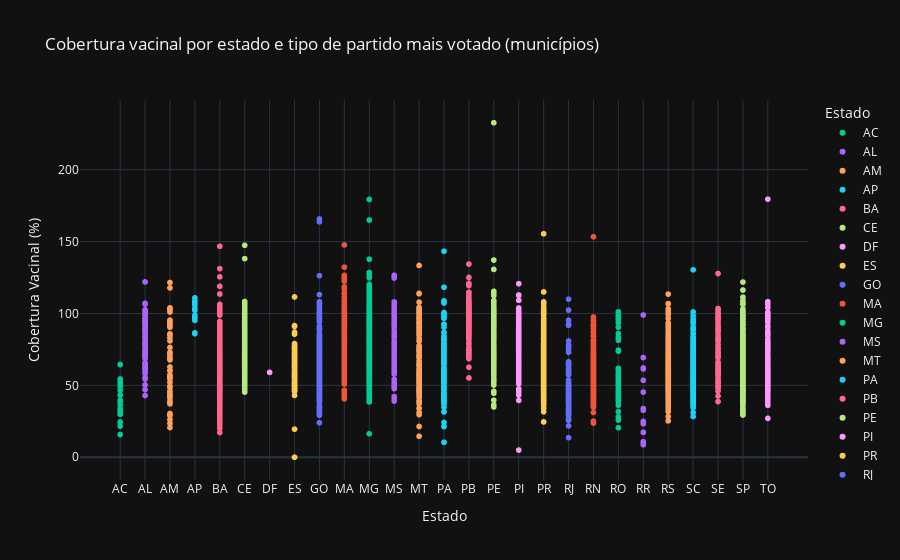

Source (notebook cell):
### Code cell
fig = px.scatter(
    df,
    x='UF',
    y='COBERTURA_VACINAL',
    color='UF',
    hover_data=['MUNICIPIO', 'SG_PARTIDO'],
    title='Cobertura vacinal por estado e tipo de partido mais votado (municípios)',
    labels={'COBERTURA_VACINAL': 'Cobertura Vacinal (%)', 'UF': 'Estado'},
    color_discrete_map={'Antivacina': 'red', 'Outros': 'green'}
)

fig.show()

### Figure 1 — Plotly figure (JSON) as saved in the notebook; plotly's stock layout.template omitted (floating-point values rounded to 4 significant figures; data arrays with more than 128 entries replaced by an {"elided": "..."} marker saying what was removed)
{"data": [{"customdata": [["MARECHAL THAUMATURGO", "PL"], ["MANOEL URBANO", "PL"], ["CRUZEIRO DO SUL", "PL"], ["PORTO WALTER", "PT"], ["SENADOR GUIOMARD", "PL"], ["TARAUACÁ", "PT"], ["EPITACIOLÂNDIA", "PL"], ["BRASILÉIA", "PL"], ["RODRIGUES ALVES", "PL"], ["ACRELÂNDIA", "PL"], ["PLÁCIDO DE CASTRO", "PL"], ["XAPURI", "PT"], ["FEIJÓ", "PT"], ["BUJARI", "PL"], ["MÂNCIO LIMA", "PL"], ["JORDÃO", "PT"], ["SENA MADUREIRA", "PL"], ["ASSIS BRASIL", "PT"], ["PORTO ACRE", "PL"], ["SANTA ROSA DO PURUS", "PT"], ["RIO BRANCO", "PL"], ["CAPIXABA", "PL"]], "hovertemplate": "Estado=%{x}<br>Cobertura Vacinal (%)=%{y}<br>MUNICIPIO=%{customdata[0]}<br>SG_PARTIDO=%{customdata[1]}<extra></extra>", "legendgroup": "AC", "marker": {"color": "#00cc96", "symbol": "circle"}, "mode": "markers", "name": "AC", "showlegend": true, "x": ["AC", "AC", "AC", "AC", "AC", "AC", "AC", "AC", "AC", "AC", "AC", "AC", "AC", "AC", "AC", "AC", "AC", "AC", "AC", "AC", "AC", "AC"], "xaxis": "x", "y": [64.5, 54.43, 52.36, 51.01, 49.3, 46.72, 43.39, 43.17, 39.6, 38.97, 38.93, 36.52, 33.82, 32.86, 31.74, 31.18, 30.18, 30.02, 29.92, 24.54, 21.6, 15.83], "yaxis": "y", "type": "scattergl"}, {"customdata": {"elided": "98x2 str values"}, "hovertemplate": "Estado=%{x}<br>Cobertura Vacinal (%)=%{y}<br>MUNICIPIO=%{customdata[0]}<br>SG_PARTIDO=%{customdata[1]}<extra></extra>", "legendgroup": "AL", "marker": {"color": "#ab63fa", "symbol": "circle"}, "mode": "markers", "name": "AL", "showlegend": true, "x": ["AL", "AL", "AL", "AL", "AL", "AL", "AL", "AL", "AL", "AL", "AL", "AL", "AL", "AL", "AL", "AL", "AL", "AL", "AL", "AL", "AL", "AL", "AL", "AL", "AL", "AL", "AL", "AL", "AL", "AL", "AL", "AL", "AL", "AL", "AL", "AL", "AL", "AL", "AL", "AL", "AL", "AL", "AL", "AL", "AL", "AL", "AL", "AL", "AL", "AL", "AL", "AL", "AL", "AL", "AL", "AL", "AL", "AL", "AL", "AL", "AL", "AL", "AL", "AL", "AL", "AL", "AL", "AL", "AL", "AL", "AL", "AL", "AL", "AL", "AL", "AL", "AL", "AL", "AL", "AL", "AL", "AL", "AL", "AL", "AL", "AL", "AL", "AL", "AL", "AL", "AL", "AL", "AL", "AL", "AL", "AL", "AL", "AL"], "xaxis": "x", "y": [121.9, 107.0, 106.5, 102.6, 101.8, 101.8, 100.9, 99.84, 99.64, 98.92, 98.58, 97.04, 96.54, 96.22, 96.05, 95.55, 95.34, 95.13, 94.94, 94.81, 94.37, 93.64, 93.6, 93.14, 92.93, 92.28, 91.93, 91.44, 91.37, 89.64, 89.58, 88.97, 88.47, 88.15, 87.61, 87.01, 86.55, 86.4, 84.58, 84.24, 83.75, 83.13, 82.62, 80.93, 80.09, 79.86, 79.85, 79.69, 79.5, 78.53, 77.64, 77.04, 76.46, 74.83, 74.76, 74.48, 74.37, 73.89, 73.45, 73.17, 72.96, 72.84, 72.21, 71.81, 71.25, 70.88, 70.85, 70.71, 70.42, 70.05, 69.87, 69.42, 69.09, 69.06, 68.79, 65.81, 65.54, 65.54, 64.84, 64.59, 64.28, 63.35, 62.78, 62.77, 62.47, 62.39, 61.63, 61.36, 60.63, 60.34, 59.24, 58.16, 55.33, 54.65, 54.36, 50.33, 47.07, 42.94], "yaxis": "y", "type": "scattergl"}, {"customdata": [["TONANTINS", "PT"], ["HUMAITÁ", "UNIÃO"], ["SILVES", "PT"], ["MANICORÉ", "UNIÃO"], ["TEFÉ", "UNIÃO"], ["IRANDUBA", "PL"], ["ANORI", "PL"], ["CAREIRO", "PT"], ["URUCARÁ", "UNIÃO"], ["ALVARÃES", "PT"], ["BERURI", "UNIÃO"], ["BOA VISTA DO RAMOS", "UNIÃO"], ["SÃO PAULO DE OLIVENÇA", "PT"], ["EIRUNEPÉ", "UNIÃO"], ["NOVO ARIPUANÃ", "PT"], ["FONTE BOA", "PT"], ["SANTA ISABEL DO RIO NEGRO", "UNIÃO"], ["MANAUS", "PL"], ["SÃO GABRIEL DA CACHOEIRA", "PT"], ["MAUÉS", "PT"], ["SANTO ANTÔNIO DO IÇÁ", "PT"], ["CARAUARI", "PT"], ["AMATURÁ", "UNIÃO"], ["BENJAMIN CONSTANT", "PT"], ["LÁBREA", "PT"], ["JUTAÍ", "PT"], ["CODAJÁS", "UNIÃO"], ["TABATINGA", "UNIÃO"], ["AUTAZES", "UNIÃO"], ["COARI", "UNIÃO"], ["ITAPIRANGA", "UNIÃO"], ["MANACAPURU", "PL"], ["IPIXUNA", "MDB"], ["ANAMÃ", "UNIÃO"], ["URUCURITUBA", "PT"], ["BARREIRINHA", "PT"], ["PARINTINS", "PT"], ["NHAMUNDÁ", "PT"], ["NOVO AIRÃO", "UNIÃO"], ["UARINI", "PT"], ["JAPURÁ", "UNIÃO"], ["APUÍ", "UNIÃO"], ["SÃO SEBASTIÃO DO UATUMÃ", "UNIÃO"], ["CAAPIRANGA", "UNIÃO"], ["CAREIRO DA VÁRZEA", "UNIÃO"], ["JURUÁ", "UNIÃO"], ["ITACOATIARA", "PT"], ["CANUTAMA", "UNIÃO"], ["RIO PRETO DA EVA", "UNIÃO"], ["PRESIDENTE FIGUEIREDO", "UNIÃO"], ["MARAÃ", "UNIÃO"], ["BORBA", "UNIÃO"], ["PAUINI", "UNIÃO"], ["ENVIRA", "UNIÃO"], ["GUAJARÁ", "UNIÃO"], ["BARCELOS", "UNIÃO"], ["ATALAIA DO NORTE", "PT"], ["BOCA DO ACRE", "UNIÃO"], ["NOVA OLINDA DO NORTE", "PT"], ["MANAQUIRI", "UNIÃO"], ["ITAMARATI", "MDB"], ["TAPAUÁ", "UNIÃO"]], "hovertemplate": "Estado=%{x}<br>Cobertura Vacinal (%)=%{y}<br>MUNICIPIO=%{customdata[0]}<br>SG_PARTIDO=%{customdata[1]}<extra></extra>", "legendgroup": "AM", "marker": {"color": "#FFA15A", "symbol": "circle"}, "mode": "markers", "name": "AM", "showlegend": true, "x": ["AM", "AM", "AM", "AM", "AM", "AM", "AM", "AM", "AM", "AM", "AM", "AM", "AM", "AM", "AM", "AM", "AM", "AM", "AM", "AM", "AM", "AM", "AM", "AM", "AM", "AM", "AM", "AM", "AM", "AM", "AM", "AM", "AM", "AM", "AM", "AM", "AM", "AM", "AM", "AM", "AM", "AM", "AM", "AM", "AM", "AM", "AM", "AM", "AM", "AM", "AM", "AM", "AM", "AM", "AM", "AM", "AM", "AM", "AM", "AM", "AM", "AM"], "xaxis": "x", "y": [121.6, 117.8, 103.9, 103.8, 103.6, 103.5, 102.3, 101.0, 95.35, 94.43, 93.51, 93.38, 93.2, 93.12, 91.71, 90.41, 85.84, 85.03, 84.79, 82.92, 80.95, 76.37, 73.0, 72.51, 72.34, 72.05, 71.61, 70.18, 68.68, 67.73, 62.77, 60.42, 60.37, 60.21, 57.29, 56.74, 56.73, 55.6, 55.41, 55.27, 54.83, 54.83, 52.17, 49.52, 49.26, 48.61, 46.13, 44.86, 43.18, 43.08, 42.5, 41.05, 38.84, 38.17, 37.14, 30.4, 29.52, 28.97, 28.95, 26.1, 23.48, 20.67], "yaxis": "y", "type": "scattergl"}, {"customdata": [["OIAPOQUE", "PT"], ["CALÇOENE", "PT"], ["FERREIRA GOMES", "PL"], ["TARTARUGALZINHO", "PT"], ["VITÓRIA DO JARI", "PT"], ["SANTANA", "PL"], ["AMAPÁ", "PT"], ["ITAUBAL", "PL"], ["PRACUÚBA", "PT"], ["PEDRA BRANCA DO AMAPARI", "PT"], ["CUTIAS", "PT"], ["MACAPÁ", "PL"], ["PORTO GRANDE", "PT"], ["LARANJAL DO JARI", "PT"], ["MAZAGÃO", "PT"], ["SERRA DO NAVIO", "PL"]], "hovertemplate": "Estado=%{x}<br>Cobertura Vacinal (%)=%{y}<br>MUNICIPIO=%{customdata[0]}<br>SG_PARTIDO=%{customdata[1]}<extra></extra>", "legendgroup": "AP", "marker": {"color": "#19d3f3", "symbol": "circle"}, "mode": "markers", "name": "AP", "showlegend": true, "x": ["AP", "AP", "AP", "AP", "AP", "AP", "AP", "AP", "AP", "AP", "AP", "AP", "AP", "AP", "AP", "AP"], "xaxis": "x", "y": [110.9, 108.7, 107.2, 106.8, 106.0, 105.9, 103.5, 102.5, 102.3, 98.71, 97.4, 97.22, 96.67, 95.2, 86.49, 85.98], "yaxis": "y", "type": "scattergl"}, {"customdata": {"elided": "413x2 str values"}, "hovertemplate": "Estado=%{x}<br>Cobertura Vacinal (%)=%{y}<br>MUNICIPIO=%{customdata[0]}<br>SG_PARTIDO=%{customdata[1]}<extra></extra>", "legendgroup": "BA", "marker": {"color": "#FF6692", "symbol": "circle"}, "mode": "markers", "name": "BA", "showlegend": true, "x": {"elided": "413 str values"}, "xaxis": "x", "y": {"elided": "413 float values"}, "yaxis": "y", "type": "scattergl"}, {"customdata": {"elided": "184x2 str values"}, "hovertemplate": "Estado=%{x}<br>Cobertura Vacinal (%)=%{y}<br>MUNICIPIO=%{customdata[0]}<br>SG_PARTIDO=%{customdata[1]}<extra></extra>", "legendgroup": "CE", "marker": {"color": "#B6E880", "symbol": "circle"}, "mode": "markers", "name": "CE", "showlegend": true, "x": {"elided": "184 str values"}, "xaxis": "x", "y": {"elided": "184 float values"}, "yaxis": "y", "type": "scattergl"}, {"customdata": [["BRASÍLIA", "PL"]], "hovertemplate": "Estado=%{x}<br>Cobertura Vacinal (%)=%{y}<br>MUNICIPIO=%{customdata[0]}<br>SG_PARTIDO=%{customdata[1]}<extra></extra>", "legendgroup": "DF", "marker": {"color": "#FF97FF", "symbol": "circle"}, "mode": "markers", "name": "DF", "showlegend": true, "x": ["DF"], "xaxis": "x", "y": [59.03], "yaxis": "y", "type": "scattergl"}, {"customdata": {"elided": "77x2 str values"}, "hovertemplate": "Estado=%{x}<br>Cobertura Vacinal (%)=%{y}<br>MUNICIPIO=%{customdata[0]}<br>SG_PARTIDO=%{customdata[1]}<extra></extra>", "legendgroup": "ES", "marker": {"color": "#FECB52", "symbol": "circle"}, "mode": "markers", "name": "ES", "showlegend": true, "x": ["ES", "ES", "ES", "ES", "ES", "ES", "ES", "ES", "ES", "ES", "ES", "ES", "ES", "ES", "ES", "ES", "ES", "ES", "ES", "ES", "ES", "ES", "ES", "ES", "ES", "ES", "ES", "ES", "ES", "ES", "ES", "ES", "ES", "ES", "ES", "ES", "ES", "ES", "ES", "ES", "ES", "ES", "ES", "ES", "ES", "ES", "ES", "ES", "ES", "ES", "ES", "ES", "ES", "ES", "ES", "ES", "ES", "ES", "ES", "ES", "ES", "ES", "ES", "ES", "ES", "ES", "ES", "ES", "ES", "ES", "ES", "ES", "ES", "ES", "ES", "ES", "ES"], "xaxis": "x", "y": [111.5, 91.57, 90.94, 87.0, 85.61, 79.05, 77.99, 76.7, 76.56, 75.93, 75.89, 75.69, 75.23, 75.04, 74.26, 72.83, 72.68, 71.94, 71.48, 70.45, 70.11, 70.01, 69.94, 69.74, 68.3, 68.15, 67.15, 65.96, 65.7, 64.91, 64.81, 64.47, 63.41, 63.35, 63.05, 63.02, 62.4, 62.37, 62.19, 60.57, 60.46, 59.9, 58.69, 57.95, 57.69, 57.42, 56.76, 56.27, 56.21, 56.02, 55.77, 55.48, 55.2, 54.82, 54.77, 53.45, 52.33, 51.96, 51.52, 51.44, 50.76, 50.28, 49.53, 49.38, 48.84, 47.71, 47.63, 47.49, 47.36, 46.25, 45.93, 45.78, 42.98, 19.54, 0.0, 0.0, 0.0], "yaxis": "y", "type": "scattergl"}, {"customdata": {"elided": "243x2 str values"}, "hovertemplate": "Estado=%{x}<br>Cobertura Vacinal (%)=%{y}<br>MUNICIPIO=%{customdata[0]}<br>SG_PARTIDO=%{customdata[1]}<extra></extra>", "legendgroup": "GO", "marker": {"color": "#636efa", "symbol": "circle"}, "mode": "markers", "name": "GO", "showlegend": true, "x": {"elided": "243 str values"}, "xaxis": "x", "y": {"elided": "243 float values"}, "yaxis": "y", "type": "scattergl"}, {"customdata": {"elided": "216x2 str values"}, "hovertemplate": "Estado=%{x}<br>Cobertura Vacinal (%)=%{y}<br>MUNICIPIO=%{customdata[0]}<br>SG_PARTIDO=%{customdata[1]}<extra></extra>", "legendgroup": "MA", "marker": {"color": "#EF553B", "symbol": "circle"}, "mode": "markers", "name": "MA", "showlegend": true, "x": {"elided": "216 str values"}, "xaxis": "x", "y": {"elided": "216 float values"}, "yaxis": "y", "type": "scattergl"}, {"customdata": {"elided": "848x2 str values"}, "hovertemplate": "Estado=%{x}<br>Cobertura Vacinal (%)=%{y}<br>MUNICIPIO=%{customdata[0]}<br>SG_PARTIDO=%{customdata[1]}<extra></extra>", "legendgroup": "MG", "marker": {"color": "#00cc96", "symbol": "circle"}, "mode": "markers", "name": "MG", "showlegend": true, "x": {"elided": "848 str values"}, "xaxis": "x", "y": {"elided": "848 float values"}, "yaxis": "y", "type": "scattergl"}, {"customdata": {"elided": "79x2 str values"}, "hovertemplate": "Estado=%{x}<br>Cobertura Vacinal (%)=%{y}<br>MUNICIPIO=%{customdata[0]}<br>SG_PARTIDO=%{customdata[1]}<extra></extra>", "legendgroup": "MS", "marker": {"color": "#ab63fa", "symbol": "circle"}, "mode": "markers", "name": "MS", "showlegend": true, "x": ["MS", "MS", "MS", "MS", "MS", "MS", "MS", "MS", "MS", "MS", "MS", "MS", "MS", "MS", "MS", "MS", "MS", "MS", "MS", "MS", "MS", "MS", "MS", "MS", "MS", "MS", "MS", "MS", "MS", "MS", "MS", "MS", "MS", "MS", "MS", "MS", "MS", "MS", "MS", "MS", "MS", "MS", "MS", "MS", "MS", "MS", "MS", "MS", "MS", "MS", "MS", "MS", "MS", "MS", "MS", "MS", "MS", "MS", "MS", "MS", "MS", "MS", "MS", "MS", "MS", "MS", "MS", "MS", "MS", "MS", "MS", "MS", "MS", "MS", "MS", "MS", "MS", "MS", "MS"], "xaxis": "x", "y": [126.6, 125.6, 125.4, 124.7, 108.0, 106.3, 105.3, 104.6, 104.3, 104.1, 103.2, 101.1, 99.25, 99.03, 98.75, 98.31, 97.45, 97.39, 97.03, 95.94, 95.76, 93.92, 93.22, 92.87, 92.48, 92.33, 92.18, 92.09, 91.99, 91.12, 90.39, 88.0, 86.53, 84.69, 83.47, 80.99, 79.83, 79.78, 79.47, 79.36, 77.83, 77.51, 77.31, 75.55, 74.51, 73.81, 71.72, 71.59, 71.09, 70.37, 69.63, 69.04, 68.68, 67.45, 65.99, 65.69, 64.14, 64.03, 62.59, 62.07, 61.67, 61.45, 60.54, 59.38, 59.1, 58.88, 57.9, 54.19, 52.28, 51.31, 51.26, 49.94, 49.37, 49.25, 49.08, 47.68, 42.21, 41.12, 39.11], "yaxis": "y", "type": "scattergl"}, {"customdata": {"elided": "136x2 str values"}, "hovertemplate": "Estado=%{x}<br>Cobertura Vacinal (%)=%{y}<br>MUNICIPIO=%{customdata[0]}<br>SG_PARTIDO=%{customdata[1]}<extra></extra>", "legendgroup": "MT", "marker": {"color": "#FFA15A", "symbol": "circle"}, "mode": "markers", "name": "MT", "showlegend": true, "x": {"elided": "136 str values"}, "xaxis": "x", "y": {"elided": "136 float values"}, "yaxis": "y", "type": "scattergl"}, {"customdata": {"elided": "141x2 str values"}, "hovertemplate": "Estado=%{x}<br>Cobertura Vacinal (%)=%{y}<br>MUNICIPIO=%{customdata[0]}<br>SG_PARTIDO=%{customdata[1]}<extra></extra>", "legendgroup": "PA", "marker": {"color": "#19d3f3", "symbol": "circle"}, "mode": "markers", "name": "PA", "showlegend": true, "x": {"elided": "141 str values"}, "xaxis": "x", "y": {"elided": "141 float values"}, "yaxis": "y", "type": "scattergl"}, {"customdata": {"elided": "221x2 str values"}, "hovertemplate": "Estado=%{x}<br>Cobertura Vacinal (%)=%{y}<br>MUNICIPIO=%{customdata[0]}<br>SG_PARTIDO=%{customdata[1]}<extra></extra>", "legendgroup": "PB", "marker": {"color": "#FF6692", "symbol": "circle"}, "mode": "markers", "name": "PB", "showlegend": true, "x": {"elided": "221 str values"}, "xaxis": "x", "y": {"elided": "221 float values"}, "yaxis": "y", "type": "scattergl"}, {"customdata": {"elided": "185x2 str values"}, "hovertemplate": "Estado=%{x}<br>Cobertura Vacinal (%)=%{y}<br>MUNICIPIO=%{customdata[0]}<br>SG_PARTIDO=%{customdata[1]}<extra></extra>", "legendgroup": "PE", "marker": {"color": "#B6E880", "symbol": "circle"}, "mode": "markers", "name": "PE", "showlegend": true, "x": {"elided": "185 str values"}, "xaxis": "x", "y": {"elided": "185 float values"}, "yaxis": "y", "type": "scattergl"}, {"customdata": {"elided": "220x2 str values"}, "hovertemplate": "Estado=%{x}<br>Cobertura Vacinal (%)=%{y}<br>MUNICIPIO=%{customdata[0]}<br>SG_PARTIDO=%{customdata[1]}<extra></extra>", "legendgroup": "PI", "marker": {"color": "#FF97FF", "symbol": "circle"}, "mode": "markers", "name": "PI", "showlegend": true, "x": {"elided": "220 str values"}, "xaxis": "x", "y": {"elided": "220 float values"}, "yaxis": "y", "type": "scattergl"}, {"customdata": {"elided": "392x2 str values"}, "hovertemplate": "Estado=%{x}<br>Cobertura Vacinal (%)=%{y}<br>MUNICIPIO=%{customdata[0]}<br>SG_PARTIDO=%{customdata[1]}<extra></extra>", "legendgroup": "PR", "marker": {"color": "#FECB52", "symbol": "circle"}, "mode": "markers", "name": "PR", "showlegend": true, "x": {"elided": "392 str values"}, "xaxis": "x", "y": {"elided": "392 float values"}, "yaxis": "y", "type": "scattergl"}, {"customdata": {"elided": "92x2 str values"}, "hovertemplate": "Estado=%{x}<br>Cobertura Vacinal (%)=%{y}<br>MUNICIPIO=%{customdata[0]}<br>SG_PARTIDO=%{customdata[1]}<extra></extra>", "legendgroup": "RJ", "marker": {"color": "#636efa", "symbol": "circle"}, "mode": "markers", "name": "RJ", "showlegend": true, "x": ["RJ", "RJ", "RJ", "RJ", "RJ", "RJ", "RJ", "RJ", "RJ", "RJ", "RJ", "RJ", "RJ", "RJ", "RJ", "RJ", "RJ", "RJ", "RJ", "RJ", "RJ", "RJ", "RJ", "RJ", "RJ", "RJ", "RJ", "RJ", "RJ", "RJ", "RJ", "RJ", "RJ", "RJ", "RJ", "RJ", "RJ", "RJ", "RJ", "RJ", "RJ", "RJ", "RJ", "RJ", "RJ", "RJ", "RJ", "RJ", "RJ", "RJ", "RJ", "RJ", "RJ", "RJ", "RJ", "RJ", "RJ", "RJ", "RJ", "RJ", "RJ", "RJ", "RJ", "RJ", "RJ", "RJ", "RJ", "RJ", "RJ", "RJ", "RJ", "RJ", "RJ", "RJ", "RJ", "RJ", "RJ", "RJ", "RJ", "RJ", "RJ", "RJ", "RJ", "RJ", "RJ", "RJ", "RJ", "RJ", "RJ", "RJ", "RJ", "RJ"], "xaxis": "x", "y": [110.0, 102.4, 95.37, 92.78, 91.78, 80.88, 78.11, 76.84, 75.27, 73.01, 66.37, 66.3, 65.3, 64.66, 63.41, 63.34, 60.94, 60.77, 59.92, 59.15, 58.34, 58.06, 58.05, 57.89, 57.24, 53.58, 51.9, 51.32, 51.09, 50.46, 50.32, 48.99, 48.74, 47.89, 47.74, 47.49, 47.37, 46.59, 46.25, 45.62, 45.57, 45.4, 45.4, 45.2, 45.07, 44.61, 44.38, 44.01, 43.99, 43.73, 43.72, 43.71, 43.66, 43.31, 42.93, 42.43, 42.33, 41.84, 41.71, 41.27, 41.23, 40.66, 40.47, 40.2, 40.13, 39.85, 38.88, 38.76, 38.63, 38.5, 38.31, 38.1, 38.02, 36.74, 36.54, 35.05, 33.54, 33.34, 32.43, 32.36, 31.95, 31.64, 31.57, 31.55, 30.69, 29.23, 26.94, 26.43, 25.92, 25.65, 21.83, 13.62], "yaxis": "y", "type": "scattergl"}, {"customdata": {"elided": "162x2 str values"}, "hovertemplate": "Estado=%{x}<br>Cobertura Vacinal (%)=%{y}<br>MUNICIPIO=%{customdata[0]}<br>SG_PARTIDO=%{customdata[1]}<extra></extra>", "legendgroup": "RN", "marker": {"color": "#EF553B", "symbol": "circle"}, "mode": "markers", "name": "RN", "showlegend": true, "x": {"elided": "162 str values"}, "xaxis": "x", "y": {"elided": "162 float values"}, "yaxis": "y", "type": "scattergl"}, {"customdata": [["NOVA MAMORÉ", "PL"], ["SÃO MIGUEL DO GUAPORÉ", "PL"], ["CABIXI", "PL"], ["CEREJEIRAS", "PL"], ["CORUMBIARA", "PL"], ["NOVA UNIÃO", "PL"], ["CANDEIAS DO JAMARI", "PL"], ["SÃO FRANCISCO DO GUAPORÉ", "PL"], ["PIMENTEIRAS DO OESTE", "PL"], ["RIO CRESPO", "PL"], ["CASTANHEIRAS", "PL"], ["TEIXEIRÓPOLIS", "PL"], ["CACAULÂNDIA", "PL"], ["CACOAL", "PL"], ["JI-PARANÁ", "PL"], ["ARIQUEMES", "PL"], ["MONTE NEGRO", "PL"], ["ALTO ALEGRE DOS PARECIS", "PL"], ["CAMPO NOVO DE RONDÔNIA", "PL"], ["CHUPINGUAIA", "PL"], ["PARECIS", "PL"], ["BURITIS", "PL"], ["NOVO HORIZONTE DO OESTE", "PL"], ["PRIMAVERA DE RONDÔNIA", "PL"], ["GOVERNADOR JORGE TEIXEIRA", "PL"], ["ROLIM DE MOURA", "PL"], ["VALE DO ANARI", "PL"], ["PRESIDENTE MÉDICI", "PL"], ["MINISTRO ANDREAZZA", "PL"], ["PIMENTA BUENO", "PL"], ["VALE DO PARAÍSO", "PL"], ["CUJUBIM", "PL"], ["SERINGUEIRAS", "PL"], ["GUAJARÁ-MIRIM", "PL"], ["URUPÁ", "PL"], ["PORTO VELHO", "PL"], ["VILHENA", "PL"], ["ALTO PARAÍSO", "PL"], ["THEOBROMA", "PL"], ["OURO PRETO DO OESTE", "PL"], ["COLORADO DO OESTE", "PL"], ["ITAPUÃ DO OESTE", "PL"], ["COSTA MARQUES", "PL"], ["JARU", "PL"], ["MIRANTE DA SERRA", "PL"]], "hovertemplate": "Estado=%{x}<br>Cobertura Vacinal (%)=%{y}<br>MUNICIPIO=%{customdata[0]}<br>SG_PARTIDO=%{customdata[1]}<extra></extra>", "legendgroup": "RO", "marker": {"color": "#00cc96", "symbol": "circle"}, "mode": "markers", "name": "RO", "showlegend": true, "x": ["RO", "RO", "RO", "RO", "RO", "RO", "RO", "RO", "RO", "RO", "RO", "RO", "RO", "RO", "RO", "RO", "RO", "RO", "RO", "RO", "RO", "RO", "RO", "RO", "RO", "RO", "RO", "RO", "RO", "RO", "RO", "RO", "RO", "RO", "RO", "RO", "RO", "RO", "RO", "RO", "RO", "RO", "RO", "RO", "RO"], "xaxis": "x", "y": [101.2, 98.55, 97.6, 97.36, 96.21, 94.26, 93.69, 90.48, 86.01, 83.33, 81.35, 74.51, 73.8, 61.82, 60.25, 58.08, 57.45, 56.21, 54.39, 52.4, 52.21, 50.97, 50.28, 50.26, 49.75, 47.47, 45.81, 45.25, 45.18, 44.93, 44.53, 43.5, 43.49, 41.96, 41.08, 40.0, 39.44, 39.42, 38.92, 36.49, 36.19, 31.72, 28.18, 25.84, 20.55], "yaxis": "y", "type": "scattergl"}, {"customdata": [["RORAINÓPOLIS", "PL"], ["CARACARAÍ", "PL"], ["MUCAJAÍ", "PL"], ["CAROEBE", "PL"], ["BOA VISTA", "PL"], ["PACARAIMA", "PL"], ["SÃO JOÃO DA BALIZA", "PP"], ["BONFIM", "PL"], ["IRACEMA", "PP"], ["SÃO LUIZ", "PL"], ["AMAJARI", "PL"], ["ALTO ALEGRE", "PL"], ["NORMANDIA", "PL"], ["CANTÁ", "PL"], ["UIRAMUTÃ", "PT"]], "hovertemplate": "Estado=%{x}<br>Cobertura Vacinal (%)=%{y}<br>MUNICIPIO=%{customdata[0]}<br>SG_PARTIDO=%{customdata[1]}<extra></extra>", "legendgroup": "RR", "marker": {"color": "#ab63fa", "symbol": "circle"}, "mode": "markers", "name": "RR", "showlegend": true, "x": ["RR", "RR", "RR", "RR", "RR", "RR", "RR", "RR", "RR", "RR", "RR", "RR", "RR", "RR", "RR"], "xaxis": "x", "y": [98.94, 69.37, 62.09, 61.42, 53.52, 45.33, 33.87, 32.68, 24.93, 23.28, 17.46, 17.23, 10.82, 9.97, 8.73], "yaxis": "y", "type": "scattergl"}, {"customdata": {"elided": "495x2 str values"}, "hovertemplate": "Estado=%{x}<br>Cobertura Vacinal (%)=%{y}<br>MUNICIPIO=%{customdata[0]}<br>SG_PARTIDO=%{customdata[1]}<extra></extra>", "legendgroup": "RS", "marker": {"color": "#FFA15A", "symbol": "circle"}, "mode": "markers", "name": "RS", "showlegend": true, "x": {"elided": "495 str values"}, "xaxis": "x", "y": {"elided": "495 float values"}, "yaxis": "y", "type": "scattergl"}, {"customdata": {"elided": "293x2 str values"}, "hovertemplate": "Estado=%{x}<br>Cobertura Vacinal (%)=%{y}<br>MUNICIPIO=%{customdata[0]}<br>SG_PARTIDO=%{customdata[1]}<extra></extra>", "legendgroup": "SC", "marker": {"color": "#19d3f3", "symbol": "circle"}, "mode": "markers", "name": "SC", "showlegend": true, "x": {"elided": "293 str values"}, "xaxis": "x", "y": {"elided": "293 float values"}, "yaxis": "y", "type": "scattergl"}, {"customdata": {"elided": "72x2 str values"}, "hovertemplate": "Estado=%{x}<br>Cobertura Vacinal (%)=%{y}<br>MUNICIPIO=%{customdata[0]}<br>SG_PARTIDO=%{customdata[1]}<extra></extra>", "legendgroup": "SE", "marker": {"color": "#FF6692", "symbol": "circle"}, "mode": "markers", "name": "SE", "showlegend": true, "x": ["SE", "SE", "SE", "SE", "SE", "SE", "SE", "SE", "SE", "SE", "SE", "SE", "SE", "SE", "SE", "SE", "SE", "SE", "SE", "SE", "SE", "SE", "SE", "SE", "SE", "SE", "SE", "SE", "SE", "SE", "SE", "SE", "SE", "SE", "SE", "SE", "SE", "SE", "SE", "SE", "SE", "SE", "SE", "SE", "SE", "SE", "SE", "SE", "SE", "SE", "SE", "SE", "SE", "SE", "SE", "SE", "SE", "SE", "SE", "SE", "SE", "SE", "SE", "SE", "SE", "SE", "SE", "SE", "SE", "SE", "SE", "SE"], "xaxis": "x", "y": [127.8, 103.5, 102.0, 100.5, 99.55, 98.09, 97.6, 97.13, 96.13, 95.92, 95.37, 93.61, 91.64, 90.7, 89.56, 89.38, 89.01, 88.88, 88.21, 87.8, 87.28, 85.18, 83.37, 83.24, 82.25, 81.05, 80.7, 78.52, 76.3, 76.17, 75.66, 74.22, 72.65, 72.28, 70.96, 70.35, 70.12, 69.17, 66.08, 66.08, 64.59, 64.04, 63.94, 63.08, 62.78, 61.58, 61.37, 60.66, 60.49, 60.37, 60.21, 59.43, 58.77, 58.17, 57.61, 56.93, 56.55, 54.55, 53.48, 53.02, 52.96, 52.57, 52.33, 51.83, 51.35, 49.89, 49.12, 48.67, 47.9, 46.0, 42.61, 38.73], "yaxis": "y", "type": "scattergl"}, {"customdata": {"elided": "636x2 str values"}, "hovertemplate": "Estado=%{x}<br>Cobertura Vacinal (%)=%{y}<br>MUNICIPIO=%{customdata[0]}<br>SG_PARTIDO=%{customdata[1]}<extra></extra>", "legendgroup": "SP", "marker": {"color": "#B6E880", "symbol": "circle"}, "mode": "markers", "name": "SP", "showlegend": true, "x": {"elided": "636 str values"}, "xaxis": "x", "y": {"elided": "636 float values"}, "yaxis": "y", "type": "scattergl"}, {"customdata": {"elided": "138x2 str values"}, "hovertemplate": "Estado=%{x}<br>Cobertura Vacinal (%)=%{y}<br>MUNICIPIO=%{customdata[0]}<br>SG_PARTIDO=%{customdata[1]}<extra></extra>", "legendgroup": "TO", "marker": {"color": "#FF97FF", "symbol": "circle"}, "mode": "markers", "name": "TO", "showlegend": true, "x": {"elided": "138 str values"}, "xaxis": "x", "y": {"elided": "138 float values"}, "yaxis": "y", "type": "scattergl"}], "layout": {"xaxis": {"anchor": "y", "domain": [0.0, 1.0], "title": {"text": "Estado"}, "categoryorder": "array", "categoryarray": ["AC", "AL", "AM", "AP", "BA", "CE", "DF", "ES", "GO", "MA", "MG", "MS", "MT", "PA", "PB", "PE", "PI", "PR", "RJ", "RN", "RO", "RR", "RS", "SC", "SE", "SP", "TO"]}, "yaxis": {"anchor": "x", "domain": [0.0, 1.0], "title": {"text": "Cobertura Vacinal (%)"}}, "legend": {"title": {"text": "Estado"}, "tracegroupgap": 0}, "title": {"text": "Cobertura vacinal por estado e tipo de partido mais votado (municípios)"}}}
